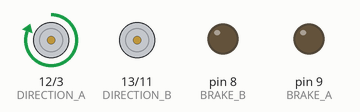
This sketch was run on a simulated Arduino Uno, built with avr-gcc and run on an emulated ATmega328P. Parts: direction and speed pins drawn as motors (green arrow = direction pin HIGH = forward, orange = LOW = backward, longer = more drive), output pins drawn as LEDs (lit = HIGH).

Above: at 1.0 s.
At 2.5 s:
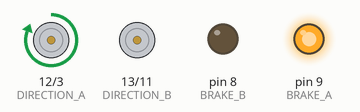
At 4.0 s:
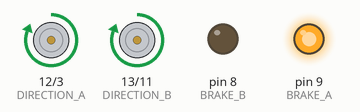
At 7.0 s:
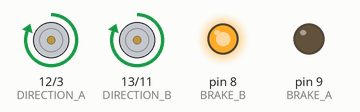
At 9.0 s:
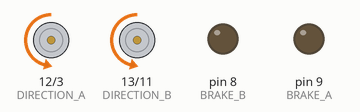
At 12.0 s:
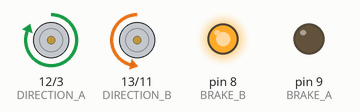
Timing chart, 0 to 14.3 s (numbered marks = the images above):
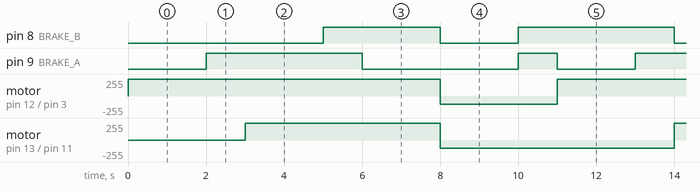

The sketch:

motor_control_test.ino
```cpp
/*
 * Program for testing the function of the motor shield with the two-wheeled chassis
 */


// Define pins
const int DIRECTION_A = 12;
const int DIRECTION_B = 13;
const int PWM_A = 3;
const int PWM_B = 11;
const int BRAKE_A = 9;
const int BRAKE_B = 8;
const int CURRENT_A = A0;
const int CURRENT_B = A1;

void setup() {
  // Setup channel A (left motor)
  pinMode(DIRECTION_A, OUTPUT);
  pinMode(BRAKE_A, OUTPUT);

  // Setup channel B (right motor)
  pinMode(DIRECTION_B, OUTPUT);
  pinMode(BRAKE_B, OUTPUT);
}

void loop() {
  // Motor A forward at full speed
  digitalWrite(DIRECTION_A, HIGH);
  digitalWrite(BRAKE_A, LOW);
  analogWrite(PWM_A, 255);
  delay(2000);

  // Engage brake A and wait
  digitalWrite(BRAKE_A, HIGH);
  delay(1000);

  // Motor B forward at full speed
  digitalWrite(DIRECTION_B, HIGH);
  digitalWrite(BRAKE_B, LOW);
  analogWrite(PWM_B, 255);
  delay(2000);

  // Engage brake B and wait
  digitalWrite(BRAKE_B, HIGH);
  delay(1000);

  // turn brake off for A
  digitalWrite(BRAKE_A, LOW);
  delay(2000);

  // Move both motors backwards at half speed
  digitalWrite(DIRECTION_A, LOW);
  digitalWrite(DIRECTION_B, LOW);
  digitalWrite(BRAKE_A, LOW);
  digitalWrite(BRAKE_B, LOW);
  analogWrite(PWM_A, 123);
  analogWrite(PWM_B, 123);
  delay(2000);

  // Stop both and wait
  digitalWrite(BRAKE_A, HIGH);
  digitalWrite(BRAKE_B, HIGH);
  delay(1000);

}
```

Measured:
- by itself, pin 8 (BRAKE_B): repeats every 11.0 s: LOW 2.0 s, HIGH 4.0 s, LOW 2.0 s, HIGH 3.0 s
- by itself, pin 9 (BRAKE_A): repeats every 11.0 s: LOW 4.0 s, HIGH 1.0 s, LOW 2.0 s, HIGH 4.0 s
- by itself, motor on pin 12 (DIRECTION_A) / pin 3 (PWM_A): alternates forward 255/255 for 8.0 s and backward 123/255 for 3.0 s
- by itself, motor on pin 13 (DIRECTION_B) / pin 11 (PWM_B): alternates forward 255/255 for 5.0 s and backward 123/255 for 6.0 s
